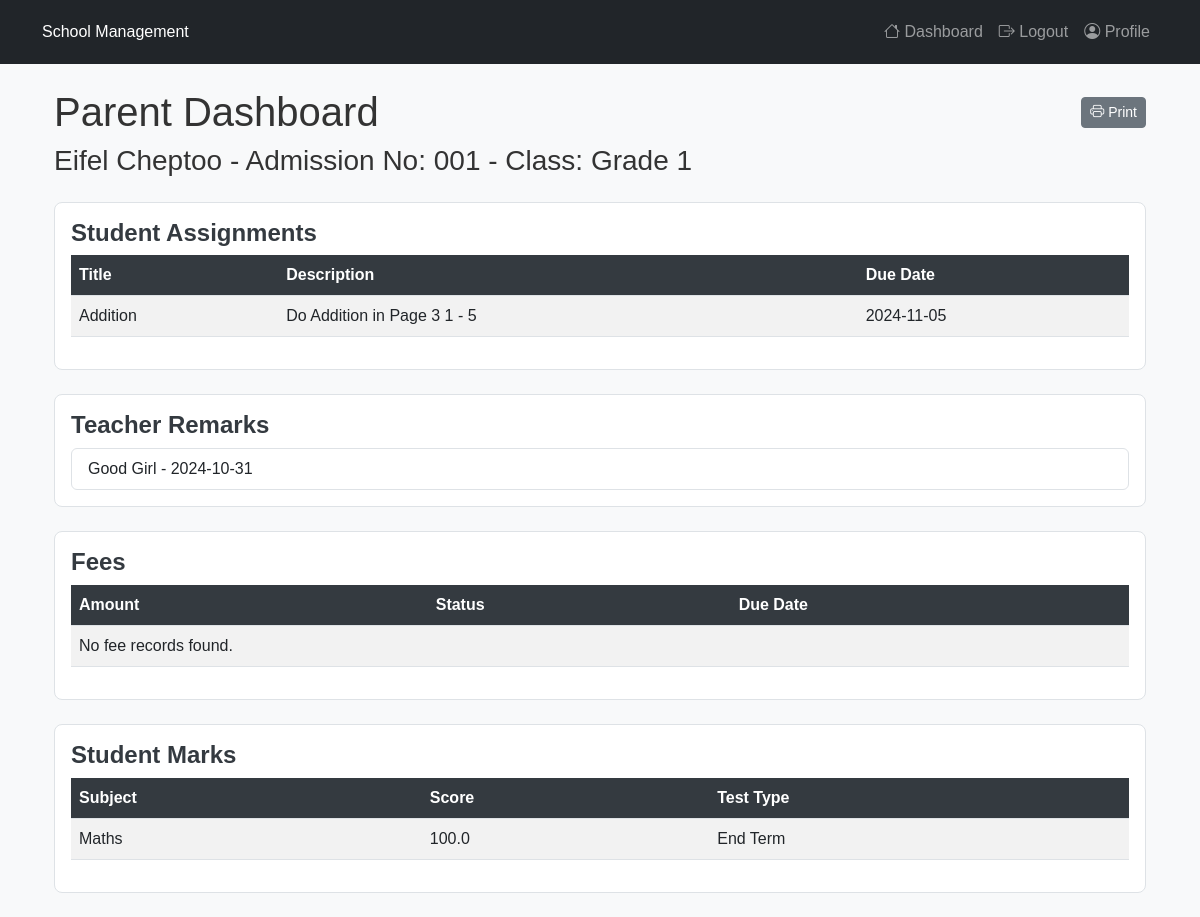
Screenshot of /parent_dashboard (signed in) with the database file from the repository.
### models.py (models this page shows, shortened)
class Student(db.Model):
    id = db.Column(db.Integer, primary_key=True)
    admission_number = db.Column(db.String(10), unique=True, nullable=False)
    name = db.Column(db.String(150), nullable=False)
    class_name = db.Column(db.String(50), nullable=False)  # Add this line for class input
    parent_id = db.Column(db.Integer, db.ForeignKey('parent.id'))  # Link to Parent model
    created_at = db.Column(db.DateTime, default=datetime.utcnow)
    parent = db.relationship('Parent', back_populates='students')  # Update to allow for multiple students
    fees = db.relationship('Fee', back_populates='student')

class Assignment(db.Model):
    id = db.Column(db.Integer, primary_key=True)
    title = db.Column(db.String(150), nullable=False)
    description = db.Column(db.Text, nullable=False)
    due_date = db.Column(db.Date, nullable=False)
    teacher_id = db.Column(db.Integer, db.ForeignKey('teacher.id'), nullable=False)
    student_id = db.Column(db.Integer, db.ForeignKey('student.id'), nullable=True)  # For individual or all students
    student = db.relationship('Student', backref='assignments', lazy=True)

class Remark(db.Model):
    id = db.Column(db.Integer, primary_key=True)
    student_id = db.Column(db.Integer, db.ForeignKey('student.id'), nullable=False)
    teacher_id = db.Column(db.Integer, db.ForeignKey('teacher.id'), nullable=False)
    text = db.Column(db.Text, nullable=False)
    created_at = db.Column(db.DateTime, default=datetime.utcnow)

class Mark(db.Model):
    id = db.Column(db.Integer, primary_key=True)
    student_id = db.Column(db.Integer, db.ForeignKey('student.id'), nullable=False)
    teacher_id = db.Column(db.Integer, db.ForeignKey('teacher.id'), nullable=False)
    subject = db.Column(db.String(100), nullable=False)  # Subject for the marks
    score = db.Column(db.Float, nullable=False)  # The marks scored by the student
    test_type = db.Column(db.String(20), nullable=False)  # Assignment, CAT, or End Term
    created_at = db.Column(db.DateTime, default=datetime.utcnow)
    student = db.relationship('Student', backref='marks')
    teacher = db.relationship('Teacher', backref='marks')

### app.py (the view)
@app.route('/parent_dashboard')
@login_required
def parent_dashboard():
    if current_user.role != 'Parent':
        flash("Unauthorized access.", 'danger')
        return redirect(url_for('dashboard'))
    parent = Parent.query.filter_by(user_id=current_user.id).first()
    if not parent:
        flash('No parent found for this user.', 'info')
        return render_template('parent_dashboard.html', students=[], assignments=[], remarks=[], fees=[], marks=[])
    students = parent.students  # This will now return all students linked to the parent
    if not students:
        flash('No students found for this parent.', 'info')
        return render_template('parent_dashboard.html', students=[], assignments=[], remarks=[], fees=[], marks=[])
    assignments = Assignment.query.filter(Assignment.student_id.in_([student.id for student in students])).all()
    remarks = Remark.query.filter(Remark.student_id.in_([student.id for student in students])).all()
    fees = Fee.query.filter(Fee.student_id.in_([student.id for student in students])).all()
    marks = Mark.query.filter(Mark.student_id.in_([student.id for student in students])).all()
    return render_template('parent_dashboard.html', students=students, assignments=assignments, remarks=remarks, fees=fees, marks=marks)

### app.py (called while the page is built)
@login_manager.user_loader
def load_user(user_id):
    return User.query.get(int(user_id))

### templates/parent_dashboard.html
{% extends "base.html" %}
{% block content %}
<div class="container">
    <h1 class="d-flex justify-content-between align-items-center">
        Parent Dashboard
        <button onclick="window.print()" class="btn btn-secondary btn-sm">
            <i class="bi bi-printer"></i> Print
        </button>
    </h1>
    {% for student in students %}
        <h3>{{ student.name }} - Admission No: {{ student.admission_number }} - Class: {{ student.class_name }}</h3>
    {% endfor %}
    <div class="card my-4">
        <div class="card-body">
            <h5 class="card-title">Student Assignments</h5>
            <table class="table table-striped">
                <thead>
                    <tr>
                        <th>Title</th>
                        <th>Description</th>
                        <th>Due Date</th>
                    </tr>
                </thead>
                <tbody>
                    {% for assignment in assignments %}
                    <tr>
                        <td>{{ assignment.title }}</td>
                        <td>{{ assignment.description }}</td>
                        <td>{{ assignment.due_date }}</td>
                    </tr>
                    {% else %}
                    <tr>
                        <td colspan="3">No assignments found.</td>
                    </tr>
                    {% endfor %}
                </tbody>
            </table>
        </div>
    </div>
    <div class="card my-4">
        <div class="card-body">
            <h5 class="card-title">Teacher Remarks</h5>
            <ul class="list-group">
                {% for remark in remarks %}
                <li class="list-group-item">{{ remark.text }} - {{ remark.created_at.strftime('%Y-%m-%d') }}</li>
                {% else %}
                <li class="list-group-item">No remarks available.</li>
                {% endfor %}
            </ul>
        </div>
    </div>
    <div class="card my-4">
        <div class="card-body">
            <h5 class="card-title">Fees</h5>
            <table class="table table-striped">
                <thead>
                    <tr>
                        <th>Amount</th>
                        <th>Status</th>
                        <th>Due Date</th>
                    </tr>
                </thead>
                <tbody>
                    {% for fee in fees %}
                    <tr>
                        <td>{{ fee.amount_due }}</td>
                        <td>{{ fee.status }}</td>
                        <td>{{ fee.due_date }}</td>
                    </tr>
                    {% else %}
                    <tr>
                        <td colspan="3">No fee records found.</td>
                    </tr>
                    {% endfor %}
                </tbody>
            </table>
        </div>
    </div>
    <div class="card my-4">
        <div class="card-body">
            <h5 class="card-title">Student Marks</h5>
            <table class="table table-striped">
                <thead>
                    <tr>
                        <th>Subject</th>
                        <th>Score</th>
                        <th>Test Type</th>
                    </tr>
                </thead>
                <tbody>
                    {% for mark in marks %}
                    <tr>
                        <td>{{ mark.subject }}</td>
                        <td>{{ mark.score }}</td>
                        <td>{{ mark.test_type }}</td>
                    </tr>
                    {% else %}
                    <tr>
                        <td colspan="3">No marks available.</td>
                    </tr>
                    {% endfor %}
                </tbody>
            </table>
        </div>
    </div>
</div>
{% endblock %}

### static/css/styles.css (style rules this page uses)
body { background-color: #f8f9fa; color: #333; font-family: Arial, sans-serif; }
.card { border: 1px solid #dee2e6; border-radius: 0.5rem; }
.card-title { font-size: 1.5rem; font-weight: bold; color: #343a40; }
.table th { background-color: #343a40; color: white; }
.table-striped tbody tr:nth-of-type(odd) { background-color: #f2f2f2; }

### rows the page displays
Student: name "Eifel Cheptoo", admission_number "001", class_name "Grade 1"
Assignment: title "Addition", description "Do Addition in Page 3 1 - 5", due_date "2024-11-05"
Remark: text "Good Girl", created_at "2024-10-31"
Mark: subject "Maths", score "100.0", test_type "End Term"
